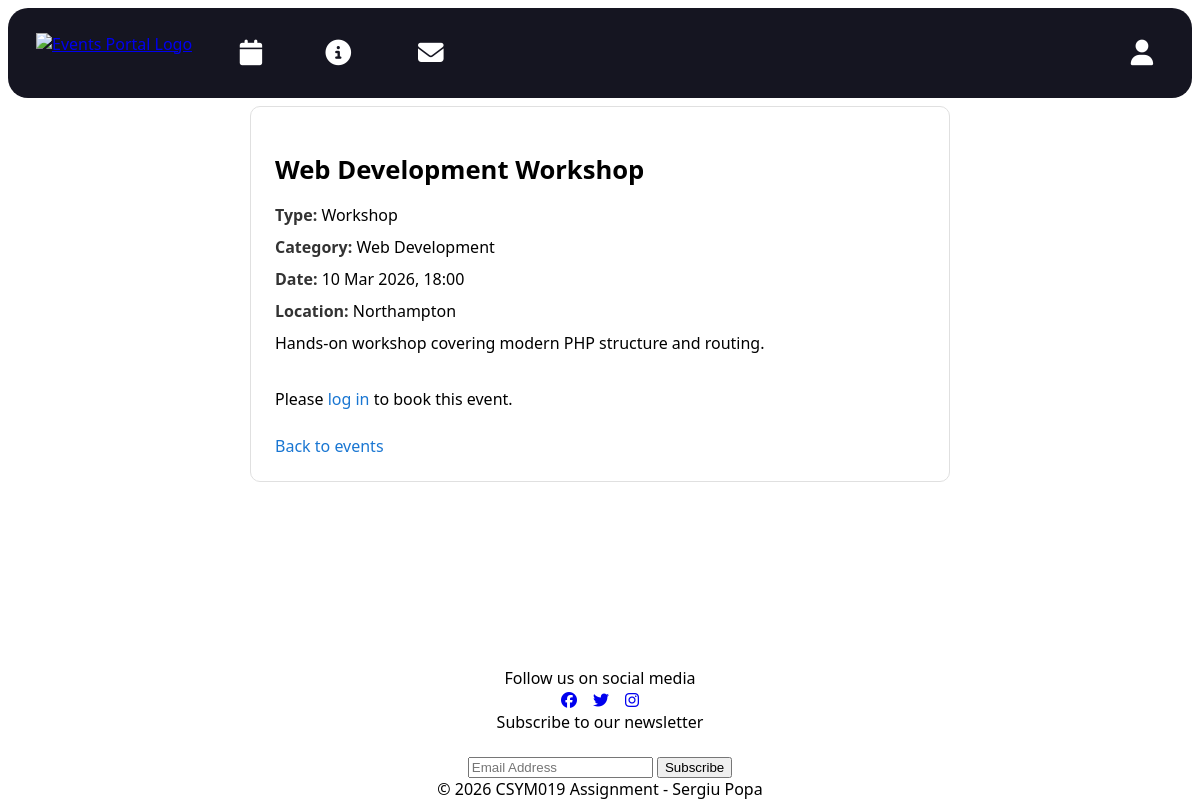
The app's page /events/show/1 with its own data.
### tables this page shows
CREATE TABLE IF NOT EXISTS events (
  eventid INT AUTO_INCREMENT PRIMARY KEY,
  category VARCHAR(255) NOT NULL,
  event_type VARCHAR(50) NOT NULL,
  title VARCHAR(255) NOT NULL,
  description TEXT NOT NULL,
  event_date DATETIME NOT NULL,
  location VARCHAR(255) NOT NULL,
  image_path VARCHAR(255) DEFAULT NULL,
  created_at TIMESTAMP DEFAULT CURRENT_TIMESTAMP
);

### src/framework/Application.php (called while the page is built, shortened)
<?php
class Application
{
    private Router $router;
    public function __construct(Router $router)
    {
        $this->router = $router;
    }
    public function run(): void
    {
        $path = parse_url($_SERVER['REQUEST_URI'], PHP_URL_PATH);
        $route = trim($path ?? '', '/');
        $parts = explode('/', $route);
        $controllerName = $parts[0] ?? 'home';
        $action = $parts[1] ?? 'index';
        $params = array_slice($parts, 2);
        $controller = $this->router->getController($controllerName);
        $page = $controller->$action(...$params);
        $variables = $page['variables'] ?? [];
        $content = $this->render(
            __DIR__ . '/../pages/' . $page['template'],
            $variables
        );
        require __DIR__ . '/../pages/layout.html.php';
    }
    private function render(string $file, array $variables = []): string
    {
        extract($variables);
        require $file;
        return ob_get_clean();
    }
}

### src/index.php (called while the page is built, shortened)
<?php
require_once __DIR__ . '/vendor/autoload.php';
require_once __DIR__ . '/autoload.php';
$router = new framework\Router();
$app = new framework\Application($router);
$app->run();

### src/controllers/EventController.php (called while the page is built, shortened)
<?php
class EventController
{
    private EventTable $events;
    public function __construct()
    {
        $this->events = new EventTable();
    }
    public function show(int $id): array
    {
        $event = $this->events->findById($id);
        $alreadyBooked = false;
        return [
            'title' => $event->title,
            'template' => 'event.html.php',
            'styles' => ['event.css'],
            'scripts' => ['booking.js'],
            'variables' => [
                'event' => $event,
                'alreadyBooked' => $alreadyBooked
            ]
        ];
    }
}

### src/autoload.php (called while the page is built, shortened)
<?php
spl_autoload_register(function (string $class) {
    $baseDir = __DIR__ . '/';
    $file = $baseDir . str_replace('\\', '/', $class) . '.php';
});

### src/framework/Database.php (called while the page is built, shortened)
<?php
class Database
{
    private static ?PDO $connection = null;
    public static function getConnection(): PDO
    {
        if (self::$connection === null) {
            $host = 'db';
            $db   = 'csym019_db';
            $user = 'csym019_user';
            $pass = 'csym019_pass';
            try {
                self::$connection = new PDO(
                    "mysql:host=$host;dbname=$db;charset=utf8mb4",
                    $user,
                    $pass
                );
                self::$connection->setAttribute(
                    PDO::ATTR_ERRMODE,
                    PDO::ERRMODE_EXCEPTION
                );
                self::$connection->setAttribute(
                    PDO::ATTR_DEFAULT_FETCH_MODE,
                    PDO::FETCH_ASSOC
                );
            } catch (PDOException $e) {
                die('Database connection failed: ' . $e->getMessage());
            }
        }
        return self::$connection;
    }
}

### src/models/EventTable.php (called while the page is built, shortened)
<?php
class EventTable
{
    private DatabaseHelper $table;
    public function __construct()
    {
        $this->table = new DatabaseHelper(
            Database::getConnection(),
            'events',
            'eventid',
            EventModel::class
        );
    }
    public function findById(int $eventid): object|false
    {
        return $this->table->find('eventid', $eventid);
    }
}

### src/framework/DatabaseHelper.php (called while the page is built, shortened)
<?php
class DatabaseHelper
{
    private PDO $pdo;
    private string $table;
    private string $className;
    public function __construct(
        PDO $pdo,
        string $table,
        string $primaryKey,
        string $className = 'stdClass'
    ) {
        $this->pdo = $pdo;
        $this->table = $table;
        $this->className = $className;
    }
    public function find(string $field, mixed $value): object|false
    {
        $stmt = $this->pdo->prepare(
            "SELECT * FROM {$this->table} WHERE {$field} = :value"
        );
        $stmt->execute([
            'value' => $value
        ]);
        $stmt->setFetchMode(PDO::FETCH_CLASS, $this->className);
        return $stmt->fetch();
    }
}

### src/pages/event.html.php (the view, shortened to what this page needs)
<section class="single-event">
    <h1 class="event-title"><?= htmlspecialchars($event->title) ?></h1>
    <p><strong>Type:</strong> <?= htmlspecialchars($event->event_type) ?></p>
    <p><strong>Category:</strong> <?= htmlspecialchars($event->category) ?></p>
    <p><strong>Date:</strong> <?= date('d M Y, H:i', strtotime($event->event_date)) ?></p>
    <p><strong>Location:</strong> <?= htmlspecialchars($event->location) ?></p>
    <p><?= nl2br(htmlspecialchars($event->description)) ?></p>
    <?php if (!isset($_SESSION['user'])): ?>
        <p>Please <a href="/account">log in</a> to book this event.</p>
    <?php elseif (strtotime($event->event_date) < time()): ?>
        <p>This event has already ended.</p>
    <?php elseif ($alreadyBooked): ?>
        <p>You have already booked this event.</p>
    <?php endif; ?>
    <a href="/events">Back to events</a>
</section>

### src/styles/global.css (style rules this page uses)
:root { --bg: #ffffff; }
body { margin: 0; font-family: system-ui, -apple-system, Segoe UI, Roboto, Arial, sans-serif; background: var(--bg); }
* { box-sizing: border-box; }

### src/styles/layout.css (style rules this page uses)
:root { --nav-pad: 0.75rem; --nav-gap: 0.75rem; --icon-size: 1.6rem; --logo-height: 2.5rem; }
body { display: grid; grid-template-rows: auto 1fr auto; min-height: 100vh; margin: 0; }

### src/styles/cards.css (style rules this page uses)
:root { --card-panel-color: #151521; --card-text-color: #f4f4f7; --card-secondary-color: #b8b8c6; --card-border-color: rgba(255, 255, 255, 0.1); --card-radius-size: 16px; --card-gap: clamp(12px, 2vw, 20px); --card-pad: clamp(14px, 2vw, 18px); }

### src/styles/event.css (style rules this page uses)
.event-title { margin-bottom: 1rem; font-size: 1.6rem; font-weight: 700; }
.single-event { max-width: 700px; margin: 0 auto; padding: 1.5rem; border: 1px solid #e0e0e0; border-radius: 10px; background-color: #ffffff; }
.single-event p { margin: 0.5rem 0; line-height: 1.5; }
.single-event strong { color: #333; }
.single-event p:last-of-type { margin-top: 1rem; }
.single-event a { display: inline-block; margin-top: 1rem; text-decoration: none; color: #1976d2; }

### records on screen
events: title "Web Development Workshop", event_type "Workshop", category "Web Development", event_date "10 Mar 2026, 18:00", location "Northampton", description "Hands-on workshop covering modern PHP structure and routing."
